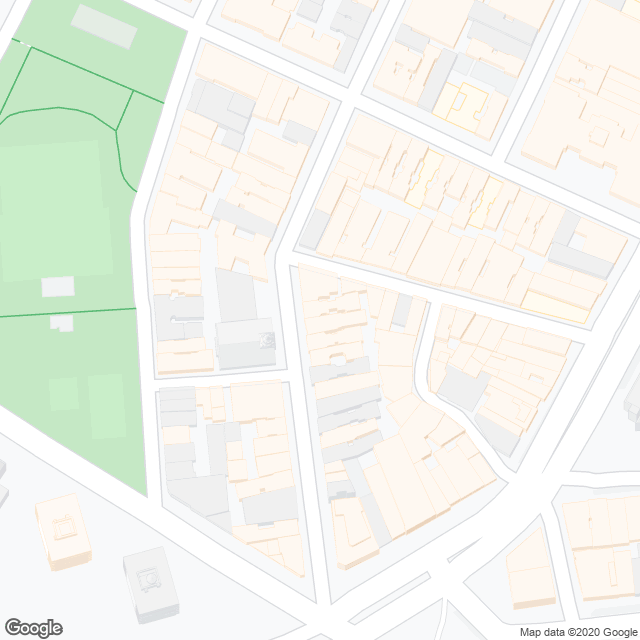
#> input picture Rawmap_1.png, 640 x 640 px
$ python b2_pilot.py
#> lines starting #> are read from the running program, lines starting #| are printed output that depends on the picture; after the words box and inside, x2 and y2 are one past the last pixel; in counts of white or black regions, pixels touching at a corner belong together
import cv2
import numpy as np

#load image and convert to hsv
img = cv2.imread("Rawmap_1.png")
#> img is the input picture: shape (640, 640, 3); mean B, G, R 236.1, 244.2, 241
cv2.imshow('Original', img)
# draw gray box around image to detect edge buildings
h,w = img.shape[:2]
#> h = 640; w = 640
cv2.rectangle(img,(0,0),(w-1,h-1), (50,50,50),1)
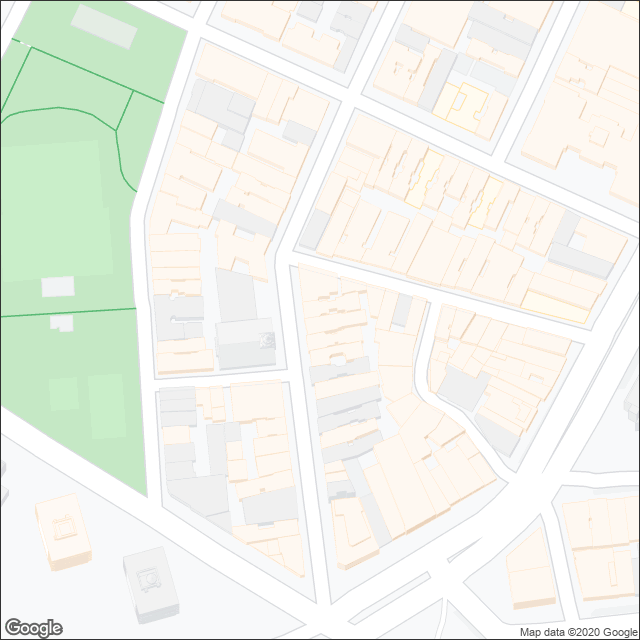
#> img: shape (640, 640, 3); 0.62% of pixels changed, all inside (x1, y1, x2, y2) = (0, 0, 640, 640)

# convert image to HSV
grayscale = cv2.imread('Rawmap_1.png', cv2.IMREAD_GRAYSCALE)
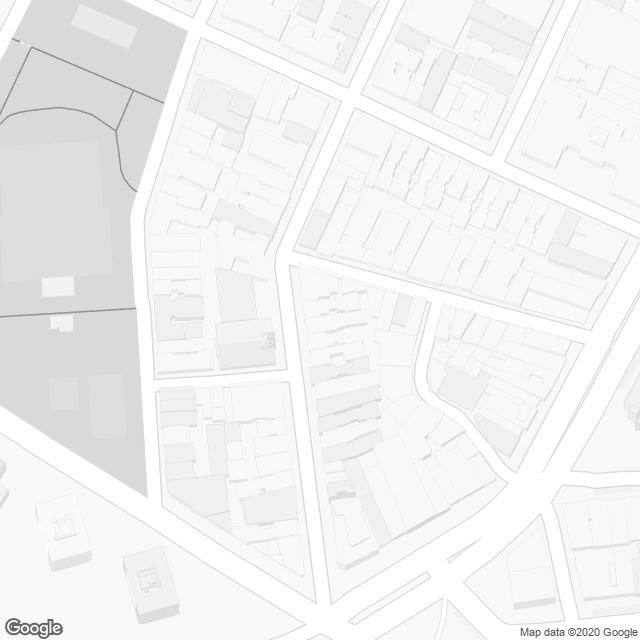
#> grayscale: shape (640, 640); min 77, max 255, mean 241.8
cv2.imshow('IMREAD_GRAYSCALE', grayscale)


threshold = cv2.adaptiveThreshold(grayscale,255,cv2.ADAPTIVE_THRESH_MEAN_C, cv2.THRESH_BINARY,11,2)
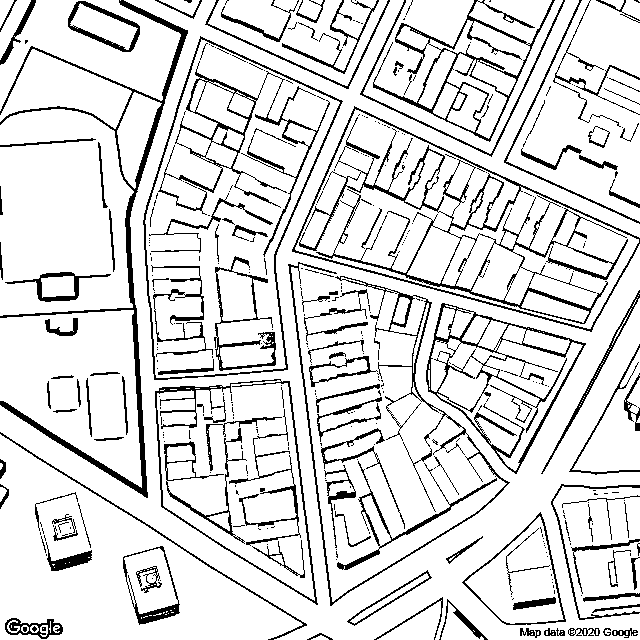
#> threshold: shape (640, 640); 86.7% white; black in thin lines or dots
cv2.imshow("SELECT WALL", threshold)

kernel = np.ones((3,3), dtype=np.uint8)
combined_mask = cv2.morphologyEx(threshold, cv2.MORPH_DILATE,kernel)
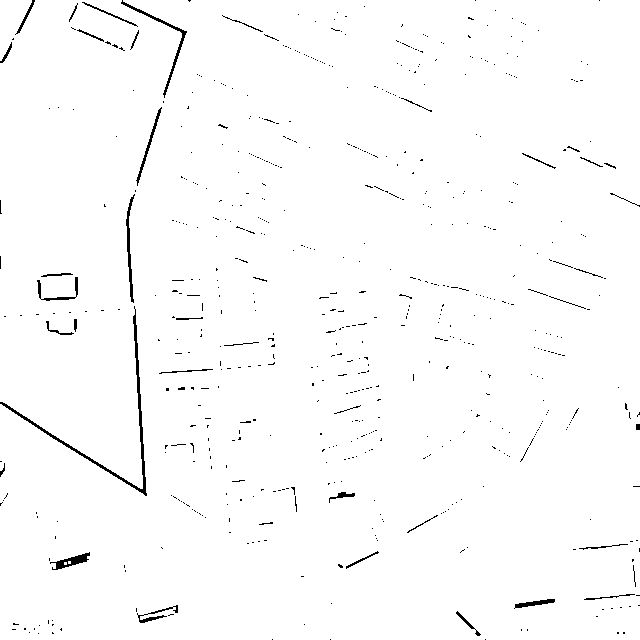
#> combined_mask: shape (640, 640); 98.5% white; black in thin lines or dots

cv2.imshow("DILATE", combined_mask)

# findcontours
contours, hier = cv2.findContours(combined_mask,cv2.RETR_TREE, cv2.CHAIN_APPROX_SIMPLE)
#> contours = 805 contours, 750 with area under 20; largest, box (x1, y1, x2, y2) and area: (0, 0, 640, 640) 406127, (125, 193, 136, 304) 414, (49, 551, 91, 571) 338, (135, 106, 163, 187) 298, (514, 598, 556, 609) 212

# find and draw buildings
for x in range(len(contours)):
		# if a contour has not contours inside of it, draw the shape filled
		c = hier[0][x][2]
		if c == -1:
				cv2.drawContours(img,[contours[x]],0,(0,0,255),-1)
#> this loop made 805 passes
#> c on passes 1 to 3: 1, -1, -1
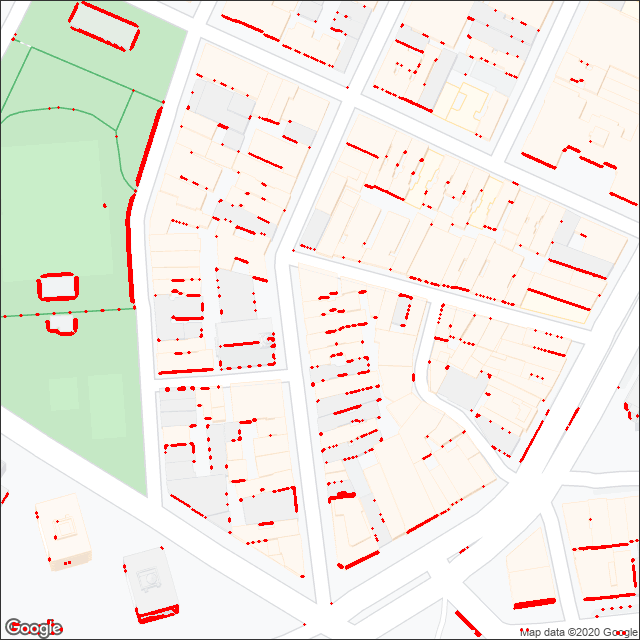
#> img: shape (640, 640, 3); 2.64% of pixels changed, all inside (x1, y1, x2, y2) = (1, 1, 639, 637)

cv2.imshow('Buildings in RED', img)

# draw the outline of all contours
for cnt in contours:
		cv2.drawContours(img,[cnt],0,(0,255,0),2)
#> this loop made 805 passes
#> cnt on passes 2, 6, 10: [[37, 633], [38, 632], [39, 633], [38, 634]], [[28, 632], [29, 631], [30, 632], [29, 633]], [[474, 629], [475, 628], [476, 629], [475, 630]]
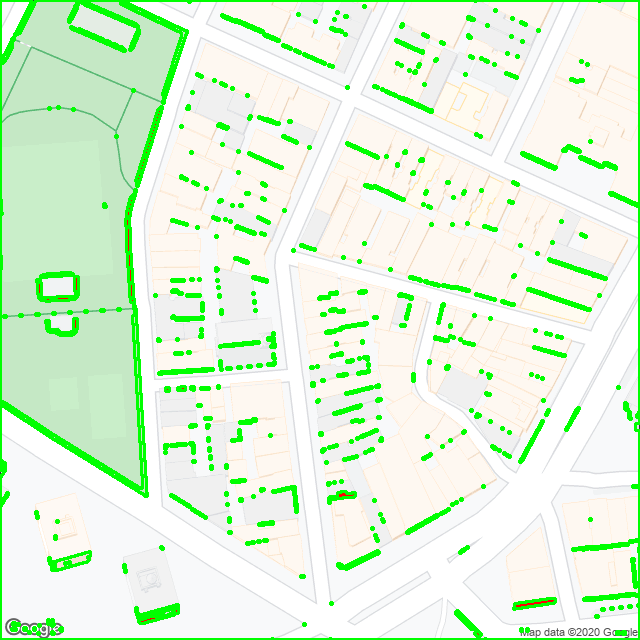
#> img: shape (640, 640, 3); 8.07% of pixels changed, all inside (x1, y1, x2, y2) = (0, 0, 640, 640)

# display result
cv2.imshow("Result", img)
cv2.waitKey(0)
cv2.destroyAllWindows()

$ run again, with Rawmap_2.png copied over Rawmap_1.png
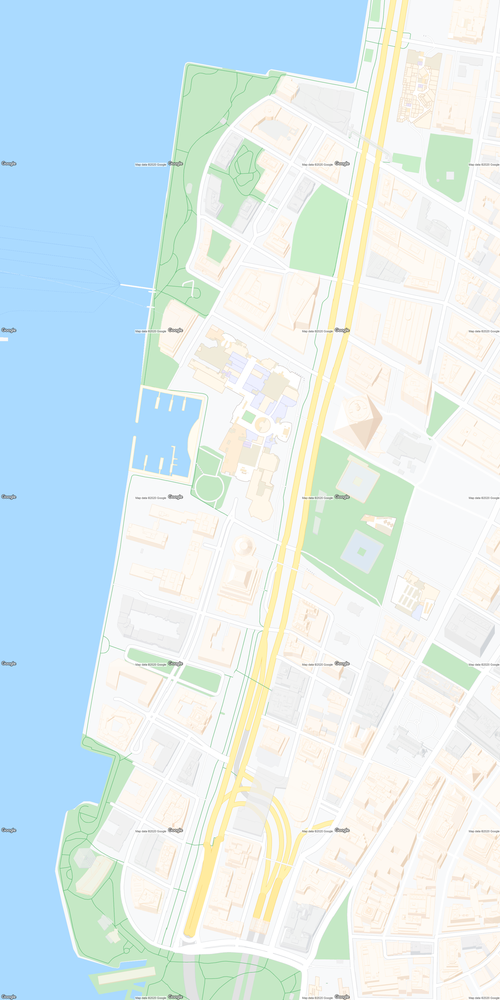
#> input picture Rawmap_2.png, 500 x 1000 px, shrunk from 1920 x 3840 before the run
#> img is the input picture: shape (1000, 500, 3); mean B, G, R 238.9, 236, 220.2
#> threshold: shape (1000, 500); 78.6% white; 2121 black regions (1697 under 20 px), largest, box (x1, y1, x2, y2) and area: (143, 0, 500, 390) 10807, (50, 585, 302, 1000) 7410, (300, 436, 415, 607) 4208
#> combined_mask: shape (1000, 500); 95.8% white; black in thin lines or dots
#> contours = 1032 contours, 834 with area under 20; largest, box (x1, y1, x2, y2) and area: (0, 0, 500, 1000) 497194, (78, 432, 173, 738) 1642, (302, 463, 414, 603) 1474, (131, 334, 202, 477) 1304, (315, 896, 350, 960) 1160
#> the loop `for x in range(len(contours)):` made 1032 passes
#> c on passes 1 to 3: 1, -1, -1
#> after the loop `for x in range(len(contours)):`:
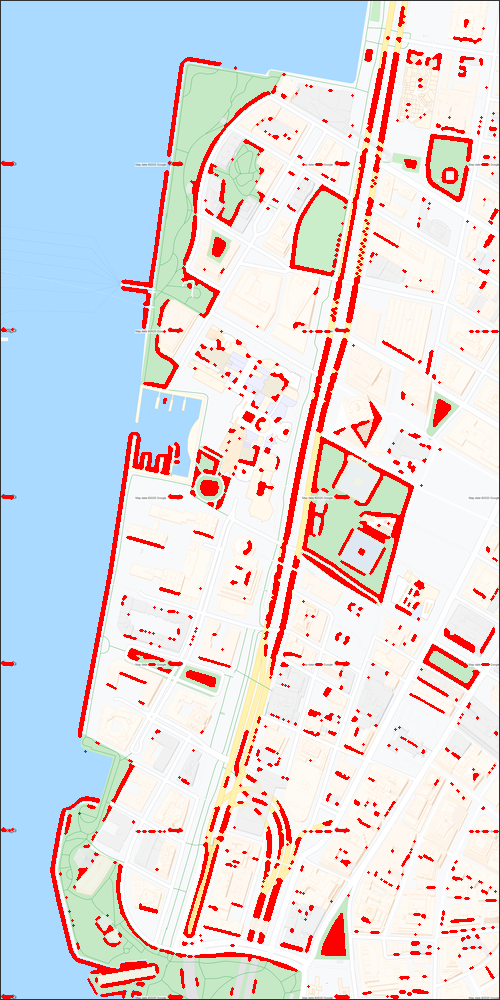
#> img: shape (1000, 500, 3); mean B, G, R 222.4, 217.9, 222.1
#> the loop `for cnt in contours:` made 1032 passes
#> cnt on passes 3, 9, 11: [[386, 996], [387, 995], [388, 996], [387, 997]], [[95, 993], [96, 992], [97, 993], [96, 994]], [[94, 992], [95, 991], [96, 992], [95, 993]]
#> after the loop `for cnt in contours:`:
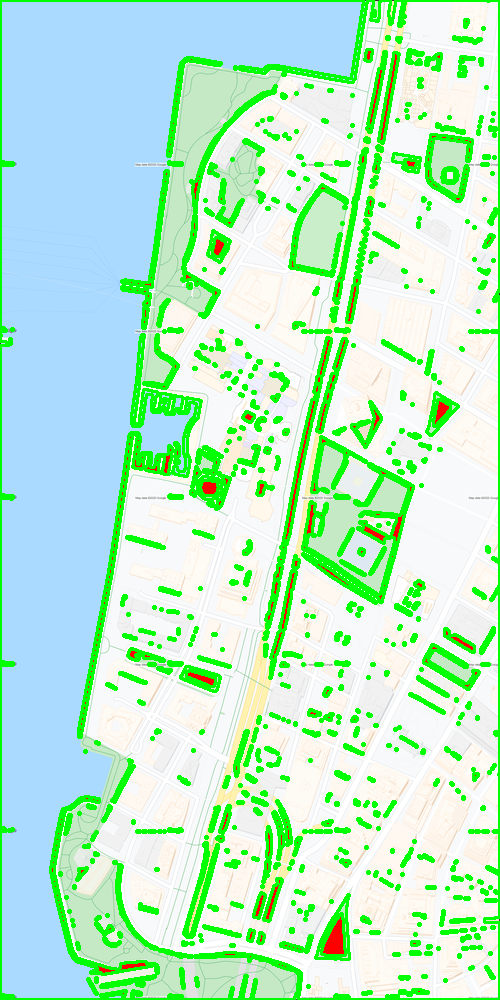
#> img: shape (1000, 500, 3); 15.05% of pixels changed, all inside (x1, y1, x2, y2) = (0, 0, 500, 1000)
